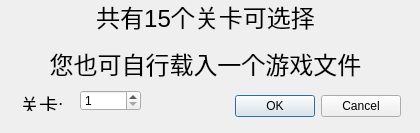
<?xml version="1.0" encoding="UTF-8"?>
<ui version="4.0">
 <class>SelectDiaglog</class>
 <widget class="QDialog" name="SelectDiaglog">
  <property name="geometry">
   <rect>
    <x>0</x>
    <y>0</y>
    <width>420</width>
    <height>133</height>
   </rect>
  </property>
  <property name="windowTitle">
   <string>关卡选择</string>
  </property>
  <widget class="QDialogButtonBox" name="buttonBox">
   <property name="geometry">
    <rect>
     <x>60</x>
     <y>90</y>
     <width>341</width>
     <height>32</height>
    </rect>
   </property>
   <property name="orientation">
    <enum>Qt::Horizontal</enum>
   </property>
   <property name="standardButtons">
    <set>QDialogButtonBox::Cancel|QDialogButtonBox::Ok</set>
   </property>
  </widget>
  <widget class="QSpinBox" name="levelSelector">
   <property name="geometry">
    <rect>
     <x>80</x>
     <y>90</y>
     <width>61</width>
     <height>21</height>
    </rect>
   </property>
   <property name="minimum">
    <number>1</number>
   </property>
   <property name="maximum">
    <number>15</number>
   </property>
  </widget>
  <widget class="QLabel" name="label">
   <property name="geometry">
    <rect>
     <x>20</x>
     <y>-10</y>
     <width>371</width>
     <height>101</height>
    </rect>
   </property>
   <property name="text">
    <string>&lt;html&gt;&lt;head/&gt;&lt;body&gt;&lt;p align=&quot;center&quot;&gt;&lt;span style=&quot; font-size:18pt;&quot;&gt;共有15个关卡可选择&lt;/span&gt;&lt;/p&gt;&lt;p align=&quot;center&quot;&gt;&lt;span style=&quot; font-size:18pt;&quot;&gt;您也可自行载入一个游戏文件&lt;/span&gt;&lt;/p&gt;&lt;/body&gt;&lt;/html&gt;</string>
   </property>
  </widget>
  <widget class="QLabel" name="label_2">
   <property name="geometry">
    <rect>
     <x>20</x>
     <y>90</y>
     <width>71</width>
     <height>21</height>
    </rect>
   </property>
   <property name="text">
    <string>&lt;html&gt;&lt;head/&gt;&lt;body&gt;&lt;p&gt;&lt;span style=&quot; font-size:14pt;&quot;&gt;关卡:&lt;/span&gt;&lt;/p&gt;&lt;/body&gt;&lt;/html&gt;</string>
   </property>
  </widget>
 </widget>
 <resources/>
 <connections>
  <connection>
   <sender>buttonBox</sender>
   <signal>accepted()</signal>
   <receiver>SelectDiaglog</receiver>
   <slot>accept()</slot>
   <hints>
    <hint type="sourcelabel">
     <x>253</x>
     <y>52</y>
    </hint>
    <hint type="destinationlabel">
     <x>264</x>
     <y>88</y>
    </hint>
   </hints>
  </connection>
  <connection>
   <sender>buttonBox</sender>
   <signal>rejected()</signal>
   <receiver>SelectDiaglog</receiver>
   <slot>reject()</slot>
   <hints>
    <hint type="sourcelabel">
     <x>189</x>
     <y>42</y>
    </hint>
    <hint type="destinationlabel">
     <x>193</x>
     <y>74</y>
    </hint>
   </hints>
  </connection>
 </connections>
</ui>
